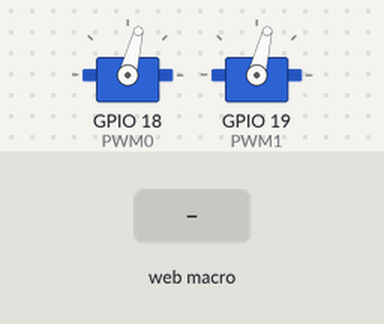
Simulated run of this program. Board: Raspberry Pi (BCM pin numbers). On the bench: 2 × servo. The inputs (shaded band) are chosen by the test bench. The WebIOPi server calls setup() once and loop() repeatedly; servo angles are drawn from the pulse width (0.5 ms = 0°, 2.5 ms = 180°).

Above: at 1.2 s.
1.3 s: macro setHwPWM called from the web page (any arguments are "1")
At 1.9 s:
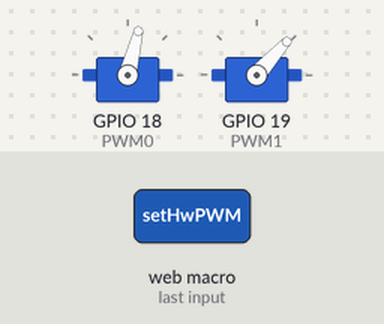
Timing chart, 0 to 4.3 s (numbered marks = the images above; inputs shaded):
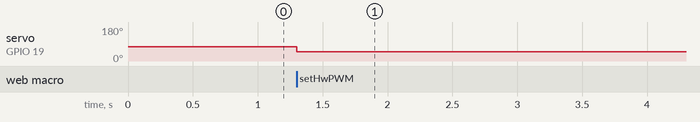

The program:

script.py
```python
import webiopi
import RPi.GPIO as GPIO
from time import sleep
import wiringpi

def getServoDutyHwForWebIOPi(id, val):
    val_min = 0
    val_max = 1
    # デューティ比0%を0、100%を1024として数値を入力
    servo_min = 36   # 50Hz(周期20ms)、デューティ比3.5%: 3.5*1024/100=約36
    servo_max = 102  # 50Hz(周期20ms)、デューティ比10%: 10*1024/100=約102
    if id==1:
        servo_min = 53
        servo_max = 85

    duty = int((servo_min-servo_max)*(val-val_min)/(val_max-val_min) + servo_max)
    # 一般的なサーボモーターはこちらを有効に
    #duty = int((servo_max-servo_min)*(val-val_min)/(val_max-val_min) + servo_min)
    return duty

PWM0 = 18
PWM1 = 19

# 左右方向はwiringPiによるハードウェアPWMで
wiringpi.wiringPiSetupGpio() # GPIO名で番号を指定する
wiringpi.pinMode(PWM0, wiringpi.GPIO.PWM_OUTPUT) # 左右方向のPWM出力を指定
wiringpi.pinMode(PWM1, wiringpi.GPIO.PWM_OUTPUT) # 上下方向のPWM出力を指定
wiringpi.pwmSetMode(wiringpi.GPIO.PWM_MODE_MS) # 周波数を固定するための設定
wiringpi.pwmSetClock(375) # 50 Hz。18750/(周波数) の計算値に近い整数
# PWMのピン番号とデフォルトのパルス幅をデューティ100%を1024として指定
# ここでは6.75%に対応する69を指定
wiringpi.pwmWrite(PWM0, 69)
wiringpi.pwmWrite(PWM1, 69)

# デバッグ出力を有効に
webiopi.setDebug()

# WebIOPiの起動時に呼ばれる関数
def setup():
    webiopi.debug("Script with macros - Setup")

# WebIOPiにより繰り返される関数
def loop():
    webiopi.sleep(5)

# WebIOPi終了時に呼ばれる関数
def destroy():
    webiopi.debug("Script with macros - Destroy")

@webiopi.macro
def setHwPWM(servoID, duty, commandID):
    id = int(servoID)
    duty = getServoDutyHwForWebIOPi(id, float(duty))
    if id==0:
        wiringpi.pwmWrite(PWM0,duty)
    else:
        wiringpi.pwmWrite(PWM1,duty)
```

Measured:
- after the input at 1.3 s, servo on GPIO 19 (PWM1): 76° → 48° at once
